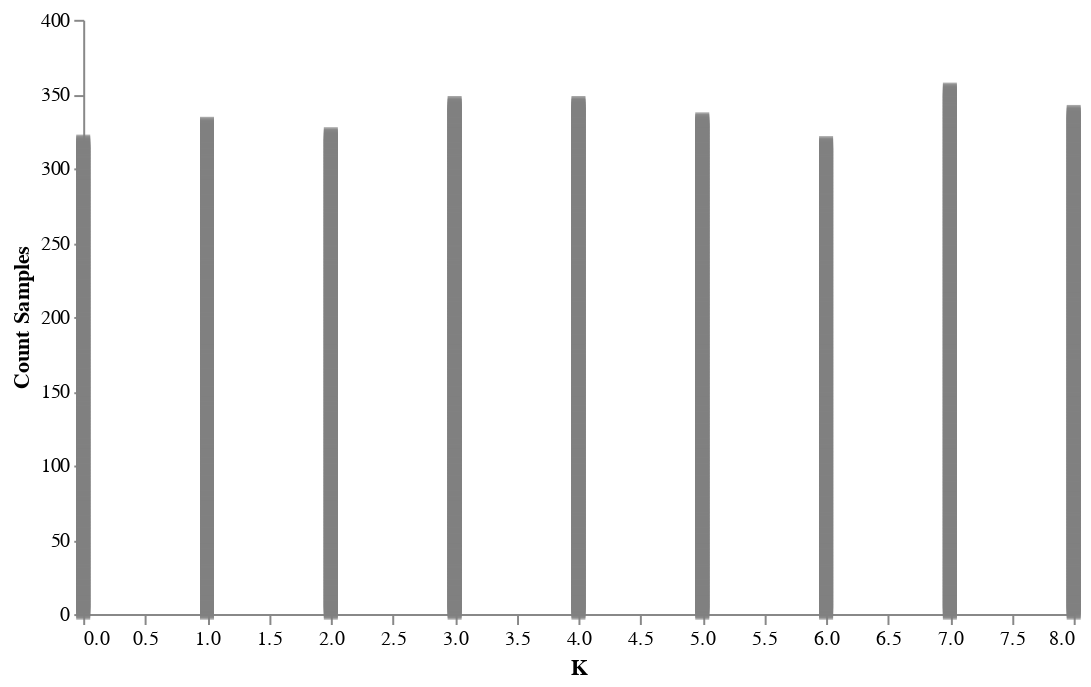

The code cell stored with this chart in its notebook:
### Code cell
points = df |> vl"""
  {
    "view":{"stroke" : null},
    "width": 500,
    "height": 300,
    "mark": {"type": "square"},
    "encoding": {
        "x": {"field": "x1", "type": "quantitative","axis": {"grid":false, "title":"K"}},
        "y": {"field": "x2", "type": "quantitative", "axis": {"grid":false, "title":"Count Samples"}},
        "size":{"value":50},
        "color": {
              "value": "grey",
              "legend": {"orient": "top", "title": null}
            }
}
}
"""

### Figure 1 — Vega-Lite specification as saved in the notebook (floating-point values rounded to 4 significant figures; data arrays with more than 128 entries replaced by an {"elided": "..."} marker saying what was removed)
{"data": {"values": {"elided": "3000 records"}}, "encoding": {"color": {"legend": {"orient": "top", "title": null}, "value": "grey"}, "size": {"value": 50}, "x": {"axis": {"grid": false, "title": "K"}, "field": "x1", "type": "quantitative"}, "y": {"axis": {"grid": false, "title": "Count Samples"}, "field": "x2", "type": "quantitative"}}, "height": 300, "mark": {"type": "square"}, "view": {"stroke": null}, "width": 500}
